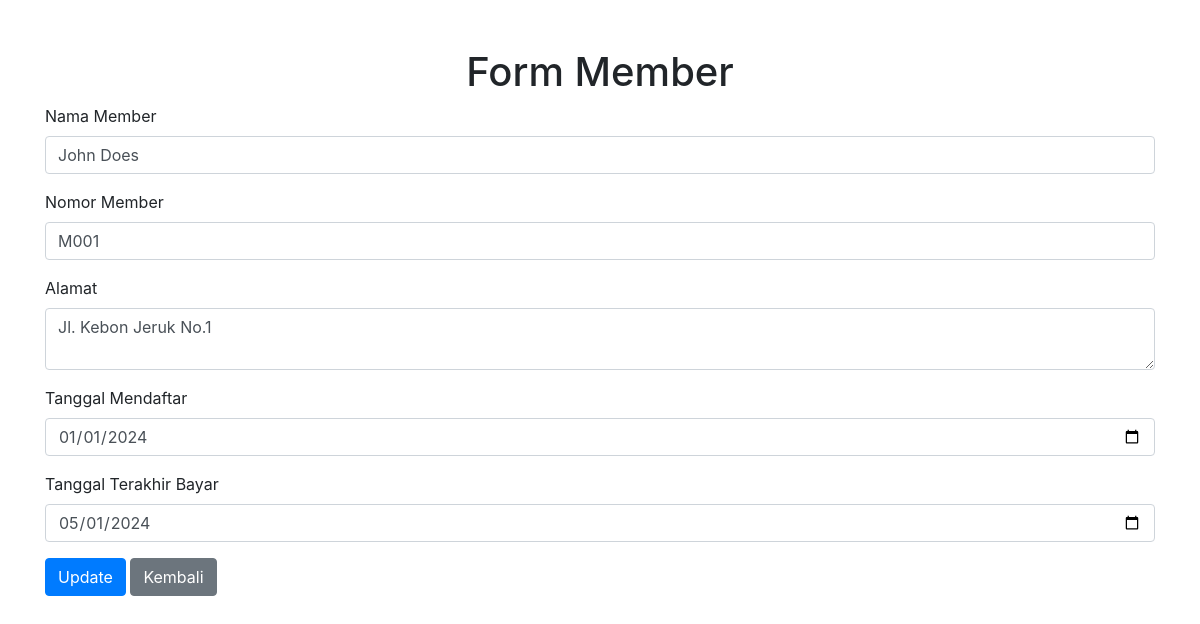
/FormMember.php?id=1, run on the app's committed database.
### tables this page shows
CREATE TABLE `member` (
  `id_member` int NOT NULL,
  `nama_member` varchar(250) NOT NULL,
  `nomor_member` varchar(15) NOT NULL,
  `alamat` text,
  `tgl_mendaftar` date DEFAULT NULL,
  `tgl_terakhir_bayar` date DEFAULT NULL
);

### Koneksi.php (called while the page is built)
<?php
function koneksiDB() {
    $host = 'localhost';
    $db = 'perpustakaan';
    $user = 'root';
    $pass = '';
    try {
        $pdo = new PDO("mysql:host=$host;dbname=$db", $user, $pass);
        $pdo->setAttribute(PDO::ATTR_ERRMODE, PDO::ERRMODE_EXCEPTION);
        $tables = ['Peminjaman', 'Buku', 'Member'];
        foreach ($tables as $table) {
            $pdo->exec("ALTER TABLE $table AUTO_INCREMENT = 1");
        }
        return $pdo;
    } catch (PDOException $e) {
        die("Koneksi ke database gagal " . $e->getMessage());
    }
}
?>

### Model.php (called while the page is built, shortened)
<?php
require 'Koneksi.php';
function getById($table, $id, $id_column) {
    $pdo = koneksiDB();
    $stmt = $pdo->prepare("SELECT * FROM $table WHERE $id_column = ?");
    $stmt->execute([$id]);
    return $stmt->fetch(PDO::FETCH_ASSOC);
}
?>

### FormMember.php (the view, shortened to what this page needs)
<?php
require 'Model.php';
$member = null;
if (isset($_GET['id'])) {
    $member = getById('member', $_GET['id'], 'id_member');
}
?>
<!DOCTYPE html>
<html>
<head>
    <link href="https://maxcdn.bootstrapcdn.com/bootstrap/4.5.2/css/bootstrap.min.css" rel="stylesheet">
</head>
<body>
    <div class="container mt-5">
        <h1 class="text-center">Form Member</h1>
        <form method="post" action="FormMember.php">
            <div class="form-group">
                <label for="nama_member">Nama Member</label>
                <input type="text" class="form-control" id="nama_member" name="nama_member" value="<?= isset($member['nama_member']) ? $member['nama_member'] : '' ?>" required>
            </div>
            <div class="form-group">
                <label for="nomor_member">Nomor Member</label>
                <input type="text" class="form-control" id="nomor_member" name="nomor_member" value="<?= isset($member['nomor_member']) ? $member['nomor_member'] : '' ?>" required>
            </div>
            <div class="form-group">
                <label for="alamat">Alamat</label>
                <textarea class="form-control" id="alamat" name="alamat" required><?= isset($member['alamat']) ? $member['alamat'] : '' ?></textarea>
            </div>
            <div class="form-group">
                <label for="tgl_mendaftar">Tanggal Mendaftar</label>
                <input type="date" class="form-control" id="tgl_mendaftar" name="tgl_mendaftar" value="<?= isset($member['tgl_mendaftar']) ? $member['tgl_mendaftar'] : '' ?>" required>
            </div>
            <div class="form-group">
                <label for="tgl_terakhir_bayar">Tanggal Terakhir Bayar</label>
                <input type="date" class="form-control" id="tgl_terakhir_bayar" name="tgl_terakhir_bayar" value="<?= isset($member['tgl_terakhir_bayar']) ? $member['tgl_terakhir_bayar'] : '' ?>" required>
            </div>
            <button type="submit" class="btn btn-primary"><?= $member ? 'Update' : 'Tambah' ?></button>
            <a href="Member.php" class="btn btn-secondary">Kembali</a>
        </form>
    </div>
</body>
</html>

### data on the page
member: nama_member "John Does", nomor_member "M001", alamat "Jl. Kebon Jeruk No.1", tgl_mendaftar "01/01/2024", tgl_terakhir_bayar "05/01/2024"
